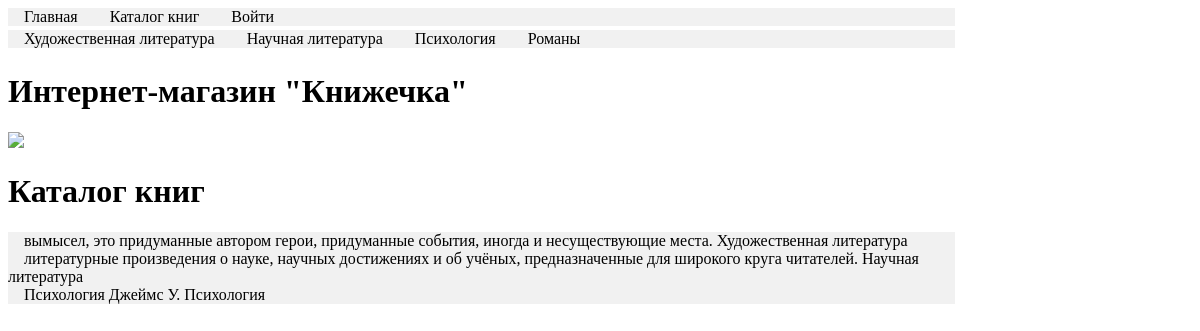
The app's page /catalog/, older data.
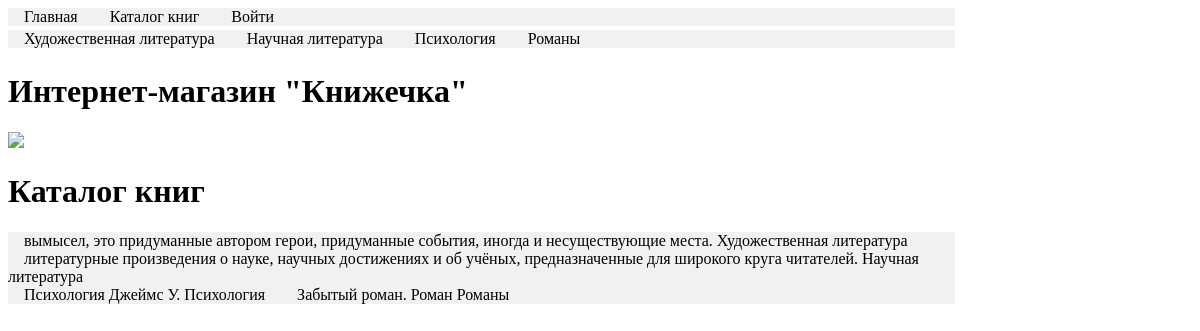
The same page, newer data.
### mainapp/models.py (models this page shows, shortened)
class ProductCategory(models.Model):
    name = models.CharField(max_length=128)
    desc = models.TextField(blank=True)
    class Meta:
        verbose_name = 'Книга'
        verbose_name_plural = 'Книги'

### mainapp/views.py (the view)
# urls.py: path('catalog/', mainapp.catalog, name='catalog'),
def catalog(request):
    categories = ProductCategory.objects.all()
    context = {
        'categories': categories,
        'page_title': 'каталог'
    }
    return render(request, 'mainapp/catalog.html', context)

### mainapp/templates/mainapp/catalog.html
{% extends 'mainapp/base.html' %}
{% block content %}
    <h1>Каталог книг</h1>
    <div class="catalog-menu">
        <ul>
            {% for item in categories %}
                <li>
                    <a href="{% url 'catalog_page' item.pk %}">
                        {{ item.desc }}
                        {{ item.name }}
                    </a>
                </li>
            {% endfor %}
        </ul>
    </div>
{% endblock %}

Row changes from the older to the newer data that the page shows:
added ProductCategory: desc "Забытый роман. Роман", name "Романы"
